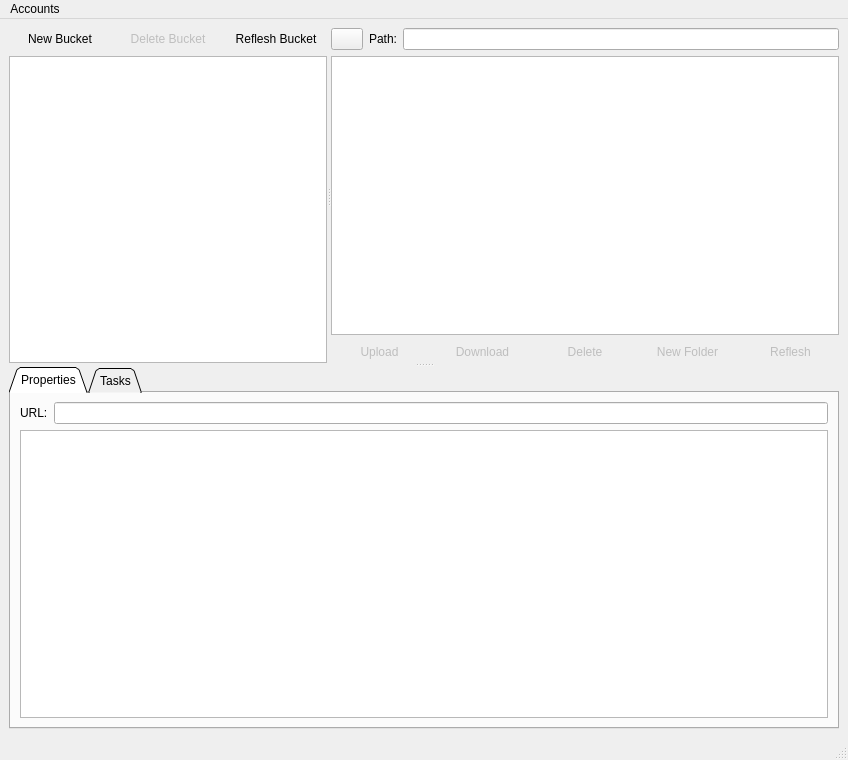
<?xml version="1.0" encoding="UTF-8"?>
<ui version="4.0">
 <class>MainWindow</class>
 <widget class="QMainWindow" name="MainWindow">
  <property name="geometry">
   <rect>
    <x>0</x>
    <y>0</y>
    <width>848</width>
    <height>760</height>
   </rect>
  </property>
  <property name="windowTitle">
   <string>S3 Tools</string>
  </property>
  <widget class="QWidget" name="centralwidget">
   <layout class="QHBoxLayout" name="horizontalLayout_3">
    <item>
     <widget class="QSplitter" name="splitter_2">
      <property name="orientation">
       <enum>Qt::Vertical</enum>
      </property>
      <widget class="QSplitter" name="splitter">
       <property name="orientation">
        <enum>Qt::Horizontal</enum>
       </property>
       <widget class="QWidget" name="layoutWidget">
        <layout class="QVBoxLayout" name="verticalLayout">
         <item>
          <layout class="QHBoxLayout" name="horizontalLayout">
           <item>
            <widget class="QPushButton" name="btnAddBucket">
             <property name="sizePolicy">
              <sizepolicy hsizetype="Expanding" vsizetype="Fixed">
               <horstretch>0</horstretch>
               <verstretch>0</verstretch>
              </sizepolicy>
             </property>
             <property name="text">
              <string>New Bucket</string>
             </property>
             <property name="flat">
              <bool>true</bool>
             </property>
            </widget>
           </item>
           <item>
            <widget class="QPushButton" name="btnDelBucket">
             <property name="enabled">
              <bool>false</bool>
             </property>
             <property name="sizePolicy">
              <sizepolicy hsizetype="MinimumExpanding" vsizetype="Fixed">
               <horstretch>0</horstretch>
               <verstretch>0</verstretch>
              </sizepolicy>
             </property>
             <property name="text">
              <string>Delete Bucket</string>
             </property>
             <property name="flat">
              <bool>true</bool>
             </property>
            </widget>
           </item>
           <item>
            <widget class="QPushButton" name="btnRefleshBucket">
             <property name="sizePolicy">
              <sizepolicy hsizetype="Expanding" vsizetype="Fixed">
               <horstretch>0</horstretch>
               <verstretch>0</verstretch>
              </sizepolicy>
             </property>
             <property name="text">
              <string>Reflesh Bucket</string>
             </property>
             <property name="flat">
              <bool>true</bool>
             </property>
            </widget>
           </item>
          </layout>
         </item>
         <item>
          <widget class="QListView" name="BucketlistView"/>
         </item>
        </layout>
       </widget>
       <widget class="QWidget" name="layoutWidget">
        <layout class="QVBoxLayout" name="verticalLayout_2">
         <item>
          <layout class="QHBoxLayout" name="horizontalLayout_4">
           <item>
            <widget class="QPushButton" name="btnPathUp">
             <property name="sizePolicy">
              <sizepolicy hsizetype="Fixed" vsizetype="Fixed">
               <horstretch>0</horstretch>
               <verstretch>0</verstretch>
              </sizepolicy>
             </property>
             <property name="maximumSize">
              <size>
               <width>32</width>
               <height>48</height>
              </size>
             </property>
             <property name="baseSize">
              <size>
               <width>32</width>
               <height>32</height>
              </size>
             </property>
             <property name="text">
              <string/>
             </property>
             <property name="icon">
              <iconset theme="SP_ArrowUp"/>
             </property>
            </widget>
           </item>
           <item>
            <widget class="QLabel" name="label">
             <property name="text">
              <string>Path:</string>
             </property>
            </widget>
           </item>
           <item>
            <widget class="QLineEdit" name="S3ObjPath"/>
           </item>
          </layout>
         </item>
         <item>
          <widget class="QTableView" name="ObjtableView"/>
         </item>
         <item>
          <layout class="QHBoxLayout" name="horizontalLayout_2">
           <item>
            <widget class="QPushButton" name="btnUploadObject">
             <property name="enabled">
              <bool>false</bool>
             </property>
             <property name="acceptDrops">
              <bool>false</bool>
             </property>
             <property name="autoFillBackground">
              <bool>false</bool>
             </property>
             <property name="text">
              <string>Upload</string>
             </property>
             <property name="checkable">
              <bool>false</bool>
             </property>
             <property name="flat">
              <bool>true</bool>
             </property>
            </widget>
           </item>
           <item>
            <widget class="QPushButton" name="btnDownloadObject">
             <property name="enabled">
              <bool>false</bool>
             </property>
             <property name="text">
              <string>Download</string>
             </property>
             <property name="flat">
              <bool>true</bool>
             </property>
            </widget>
           </item>
           <item>
            <widget class="QPushButton" name="btnDelObject">
             <property name="enabled">
              <bool>false</bool>
             </property>
             <property name="text">
              <string>Delete</string>
             </property>
             <property name="flat">
              <bool>true</bool>
             </property>
            </widget>
           </item>
           <item>
            <widget class="QPushButton" name="btnNewObjFolder">
             <property name="enabled">
              <bool>false</bool>
             </property>
             <property name="text">
              <string>New Folder</string>
             </property>
             <property name="flat">
              <bool>true</bool>
             </property>
            </widget>
           </item>
           <item>
            <widget class="QPushButton" name="btnRefleshObj">
             <property name="enabled">
              <bool>false</bool>
             </property>
             <property name="text">
              <string>Reflesh</string>
             </property>
             <property name="flat">
              <bool>true</bool>
             </property>
            </widget>
           </item>
          </layout>
         </item>
        </layout>
       </widget>
      </widget>
      <widget class="QTabWidget" name="tabWidget">
       <property name="tabPosition">
        <enum>QTabWidget::North</enum>
       </property>
       <property name="tabShape">
        <enum>QTabWidget::Triangular</enum>
       </property>
       <property name="currentIndex">
        <number>0</number>
       </property>
       <property name="elideMode">
        <enum>Qt::ElideLeft</enum>
       </property>
       <widget class="QWidget" name="PropertiesTab">
        <attribute name="title">
         <string>Properties</string>
        </attribute>
        <layout class="QHBoxLayout" name="horizontalLayout_6">
         <item>
          <layout class="QVBoxLayout" name="verticalLayout_3">
           <item>
            <layout class="QHBoxLayout" name="horizontalLayout_5">
             <item>
              <widget class="QLabel" name="label_2">
               <property name="text">
                <string>URL:</string>
               </property>
              </widget>
             </item>
             <item>
              <widget class="QLineEdit" name="lineEdit"/>
             </item>
            </layout>
           </item>
           <item>
            <widget class="QTableView" name="PropertiesTableView">
             <property name="selectionBehavior">
              <enum>QAbstractItemView::SelectRows</enum>
             </property>
            </widget>
           </item>
          </layout>
         </item>
        </layout>
       </widget>
       <widget class="QWidget" name="TasksTab">
        <attribute name="title">
         <string>Tasks</string>
        </attribute>
        <layout class="QVBoxLayout" name="verticalLayout_4">
         <item>
          <widget class="QTableView" name="TaskListView"/>
         </item>
        </layout>
       </widget>
      </widget>
     </widget>
    </item>
   </layout>
  </widget>
  <widget class="QMenuBar" name="menubar">
   <property name="geometry">
    <rect>
     <x>0</x>
     <y>0</y>
     <width>848</width>
     <height>24</height>
    </rect>
   </property>
   <widget class="QMenu" name="menuAccounts">
    <property name="title">
     <string>Accounts</string>
    </property>
    <addaction name="actionAccount_Management"/>
   </widget>
   <addaction name="menuAccounts"/>
  </widget>
  <widget class="QStatusBar" name="statusbar"/>
  <action name="actionAccount_Management">
   <property name="text">
    <string>Account Management</string>
   </property>
  </action>
 </widget>
 <resources/>
 <connections/>
</ui>
